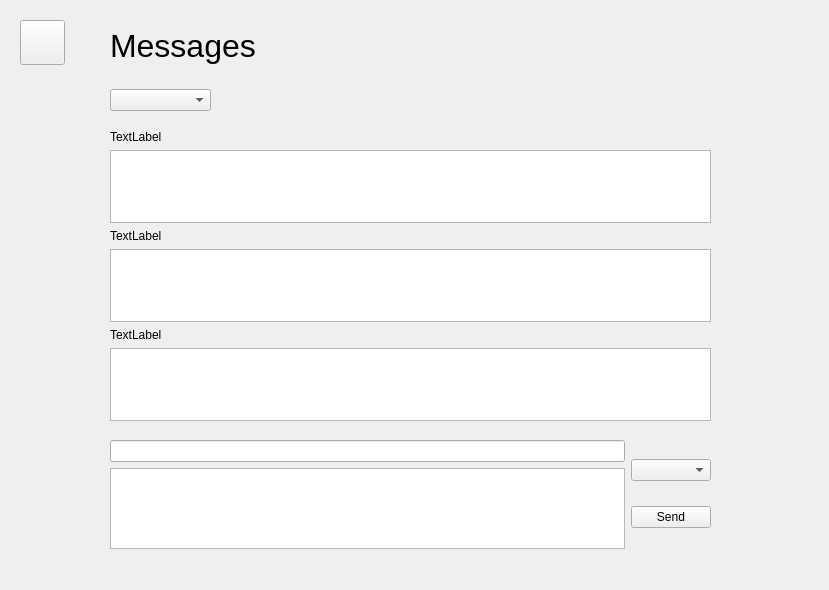
<?xml version="1.0" encoding="UTF-8"?>
<ui version="4.0">
 <class>MessagesForm</class>
 <widget class="QWidget" name="MessagesForm">
  <property name="geometry">
   <rect>
    <x>0</x>
    <y>0</y>
    <width>829</width>
    <height>590</height>
   </rect>
  </property>
  <property name="windowTitle">
   <string>Form</string>
  </property>
  <widget class="QToolButton" name="menuButton">
   <property name="geometry">
    <rect>
     <x>20</x>
     <y>20</y>
     <width>45</width>
     <height>45</height>
    </rect>
   </property>
   <property name="text">
    <string/>
   </property>
  </widget>
  <widget class="QLabel" name="headerLabel">
   <property name="geometry">
    <rect>
     <x>110</x>
     <y>20</y>
     <width>211</width>
     <height>51</height>
    </rect>
   </property>
   <property name="font">
    <font>
     <pointsize>24</pointsize>
    </font>
   </property>
   <property name="text">
    <string>Messages</string>
   </property>
  </widget>
  <widget class="QWidget" name="Messages" native="true">
   <property name="geometry">
    <rect>
     <x>0</x>
     <y>0</y>
     <width>829</width>
     <height>590</height>
    </rect>
   </property>
   <widget class="QWidget" name="verticalLayoutWidget">
    <property name="geometry">
     <rect>
      <x>110</x>
      <y>130</y>
      <width>601</width>
      <height>291</height>
     </rect>
    </property>
    <layout class="QVBoxLayout" name="verticalLayout">
     <item>
      <widget class="QLabel" name="messageInfo1">
       <property name="text">
        <string>TextLabel</string>
       </property>
      </widget>
     </item>
     <item>
      <widget class="QPlainTextEdit" name="message1"/>
     </item>
     <item>
      <widget class="QLabel" name="messageInfo2">
       <property name="text">
        <string>TextLabel</string>
       </property>
      </widget>
     </item>
     <item>
      <widget class="QPlainTextEdit" name="message2"/>
     </item>
     <item>
      <widget class="QLabel" name="messageInfo3">
       <property name="text">
        <string>TextLabel</string>
       </property>
      </widget>
     </item>
     <item>
      <widget class="QPlainTextEdit" name="message3"/>
     </item>
    </layout>
   </widget>
   <widget class="QWidget" name="horizontalLayoutWidget_3">
    <property name="geometry">
     <rect>
      <x>110</x>
      <y>440</y>
      <width>601</width>
      <height>109</height>
     </rect>
    </property>
    <layout class="QHBoxLayout" name="horizontalLayout_2">
     <item>
      <layout class="QVBoxLayout" name="verticalLayout_5">
       <item>
        <widget class="QLineEdit" name="subject"/>
       </item>
       <item>
        <widget class="QPlainTextEdit" name="message">
         <property name="sizePolicy">
          <sizepolicy hsizetype="Expanding" vsizetype="Maximum">
           <horstretch>0</horstretch>
           <verstretch>0</verstretch>
          </sizepolicy>
         </property>
        </widget>
       </item>
      </layout>
     </item>
     <item>
      <layout class="QVBoxLayout" name="verticalLayout_4">
       <item>
        <widget class="QComboBox" name="sendTo"/>
       </item>
       <item>
        <widget class="QPushButton" name="sendMessage">
         <property name="text">
          <string>Send</string>
         </property>
        </widget>
       </item>
      </layout>
     </item>
    </layout>
   </widget>
   <widget class="QWidget" name="horizontalLayoutWidget">
    <property name="geometry">
     <rect>
      <x>110</x>
      <y>80</y>
      <width>101</width>
      <height>41</height>
     </rect>
    </property>
    <layout class="QHBoxLayout" name="horizontalLayout">
     <item>
      <widget class="QComboBox" name="category"/>
     </item>
    </layout>
   </widget>
  </widget>
  <zorder>Messages</zorder>
  <zorder>menuButton</zorder>
  <zorder>headerLabel</zorder>
 </widget>
 <resources/>
 <connections/>
</ui>
